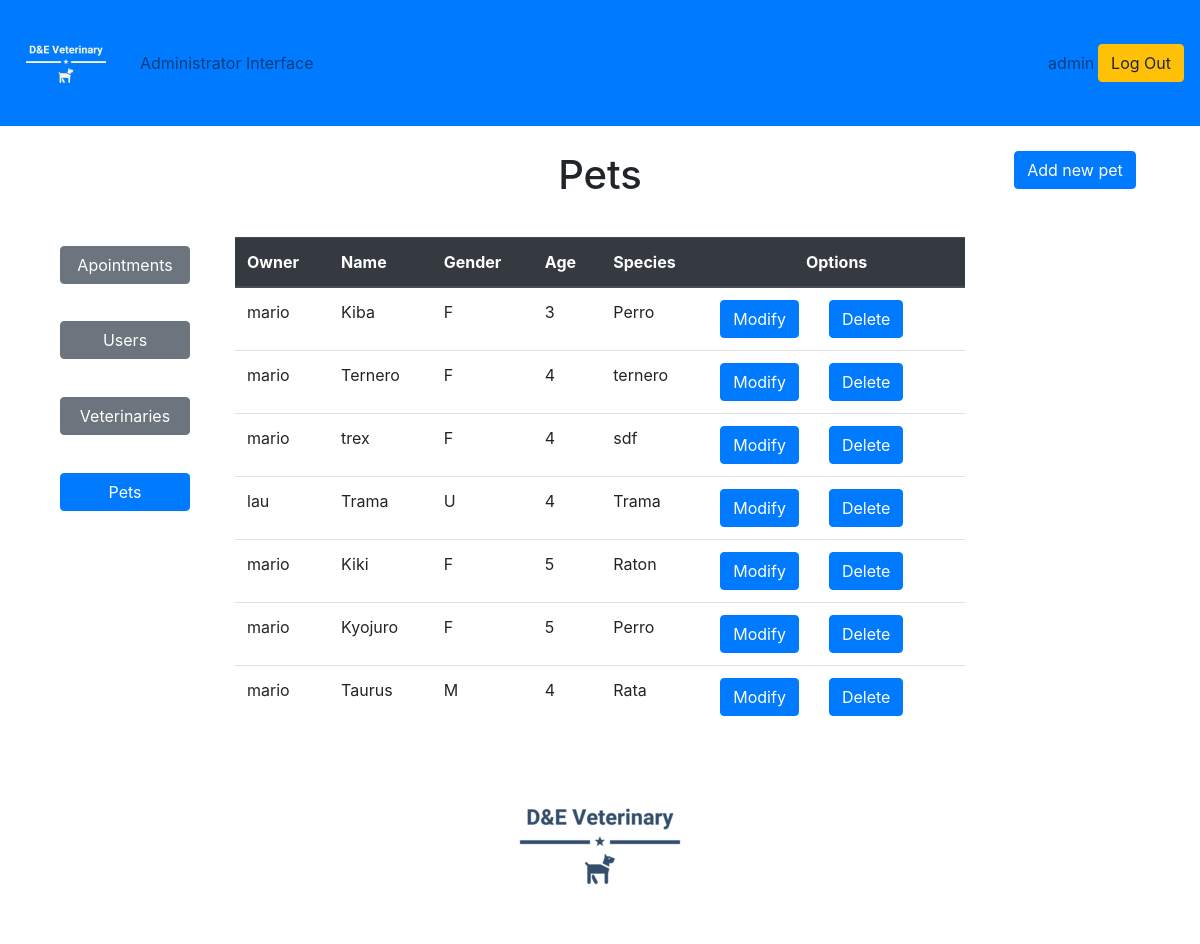
The page /adminpetsum (signed in) on the database as committed earlier.
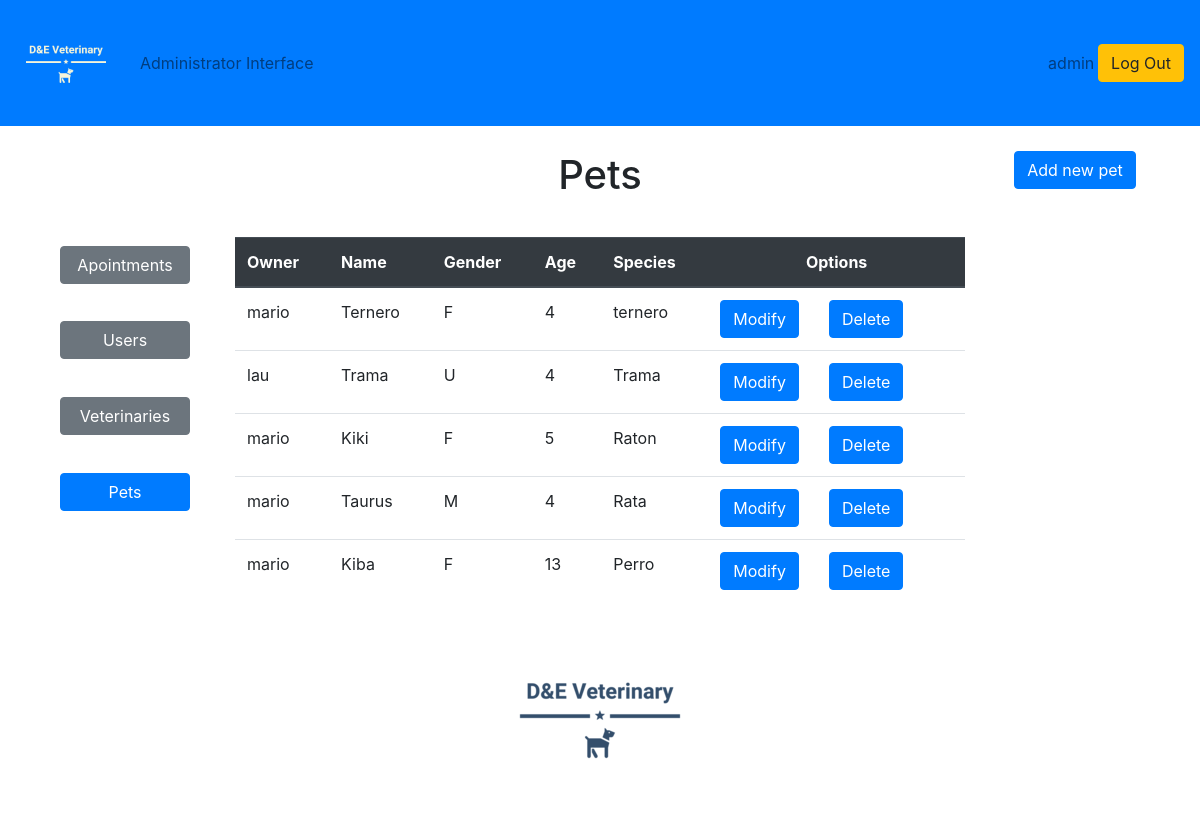
The same page on the database as committed later.
### appointments/models.py (models this page shows, shortened)
class Pet(models.Model):
    owner = models.ForeignKey(Client,on_delete=models.CASCADE)
    name = models.CharField(max_length=20)
    gender = models.CharField(max_length=1,choices=GENDERS)
    age = models.PositiveIntegerField()
    species = models.CharField(max_length=20)

class Client(models.Model):
    username = models.CharField(max_length=10)
    name = models.CharField(max_length=50)
    email = models.EmailField()
    password = models.CharField(max_length=20)
    telephone = models.PositiveIntegerField()

### appointments/views.py (the view)
# urls.py: path('adminpetsum', views.adminpetsum, name='adminpetsum'),
def adminpetsum(request):
    uname=request.session['username']
    pets=Pet.objects.all()
    if pets.count()>0:
        has_pets=True
    else:
        has_pets=False
    context = {
        'username': uname,
        'pets':pets,
        'has_pets':has_pets,
    }
    return render(request,'appointments/adminpetsum.html',context)

### appointments/templates/appointments/adminpetsum.html (shortened to what this page needs)
{% extends 'appointments/base.html' %}
{% load static %}
{% load widget_tweaks %}
{% load bootstrap4 %}
{% block admin_info %}
<li class="nav-item">
  <a class="nav-link" href="#">Administrator Interface</a>
</li>
{% endblock %}
{% block content %}
    <div class="container">
      <div class="row">
        <div class="col">
        <form action="{% url 'appointments:adminsum' %}" method="POST">
          <div class="col-md-12 text-center">
            <input class="btn btn-secondary btn-block" type="submit" value="Apointments">
          </div>
        </form>
        <form action="{% url 'appointments:adminusersum' %}" method="POST">
          <div class="col-md-12 text-center">
            <input class="btn btn-secondary btn-block" type="submit" value="Users">
          </div>
        </form>
        <form action="{% url 'appointments:adminvetsum' %}" method="POST">
          <div class="col-md-12 text-center">
            <input class="btn btn-secondary btn-block" type="submit" value="Veterinaries">
          </div>
        </form>
        <form action="{% url 'appointments:adminpetsum' %}" method="POST">
          <div class="col-md-12 text-center">
            <input class="btn btn-primary btn-block" type="submit" value="Pets">
          </div>
        </form>
        </div>
        <div class="col-8">
          <h1 style="text-align: center;">Pets</h1>
          {% if has_pets%}
            <table class="table">
              <thead class="thead-dark">
                <tr>
                  <th scope="col">Owner</th>
                  <th scope="col">Name</th>
                  <th scope="col">Gender</th>
                  <th scope="col">Age</th>
                  <th scope="col">Species</th>
                  <th scope="col" class="text-center">Options</th>
                </tr>
              </thead>
              <tbody>
                {% for pet in pets%}
                <tr>
                  <td>{{pet.owner.name}}</td>
                  <td>{{pet.name}}</td>
                  <td>{{pet.gender}}</td>
                  <td>{{pet.age}}</td>
                  <td>{{pet.species}}</td>
                  <td>
                    <div class="row">
                      <form action="{% url 'appointments:adminmodpet' pet.id %}" method="POST">
                        <div class="col-md-12 text-center">
                          <input class="btn btn-primary" type="submit" value="Modify">
                        </div>
                      </form>
                      <form action="{% url 'appointments:admindelpet' pet.id %}" method="POST">
                        <div class="col-md-12 text-center">
                          <input class="btn btn-primary" type="submit" value="Delete">
                        </div>
                      </form>
                    </div>
                  </td>
                </tr>
                {% endfor %}
              </tbody>
            </table>
          {% else %}
          <p style="margin-bottom:1cm;"></p>
          <h4 style="text-align: center;">There are no registered pets</h4>
          {% endif%}
        </div>
        <div class="col-2">
          <form action="{% url 'appointments:adminpetreg' %}" method="POST">
            <div class="col-md-12 text-center">
              <input class="btn btn-primary" type="submit" value="Add new pet">
            </div>
          </form>
        </div>
      </div>
    </div>
{% endblock %}
{% block footer %}
<div class="container text-center">
  <img class="img-rounded" src="{% static 'images/logot.png' %}" alt="Card image cap">
</div>
{% endblock %}

Rows that differ between the two databases and show on the page:
removed Pet: owner.name "mario", name "Kiba", gender "F", age "3", species "Perro"
removed Pet: owner.name "mario", name "trex", gender "F", age "4", species "sdf"
removed Pet: owner.name "mario", name "Kyojuro", gender "F", age "5", species "Perro"
added Pet: owner.name "mario", name "Kiba", gender "F", age "13", species "Perro"
